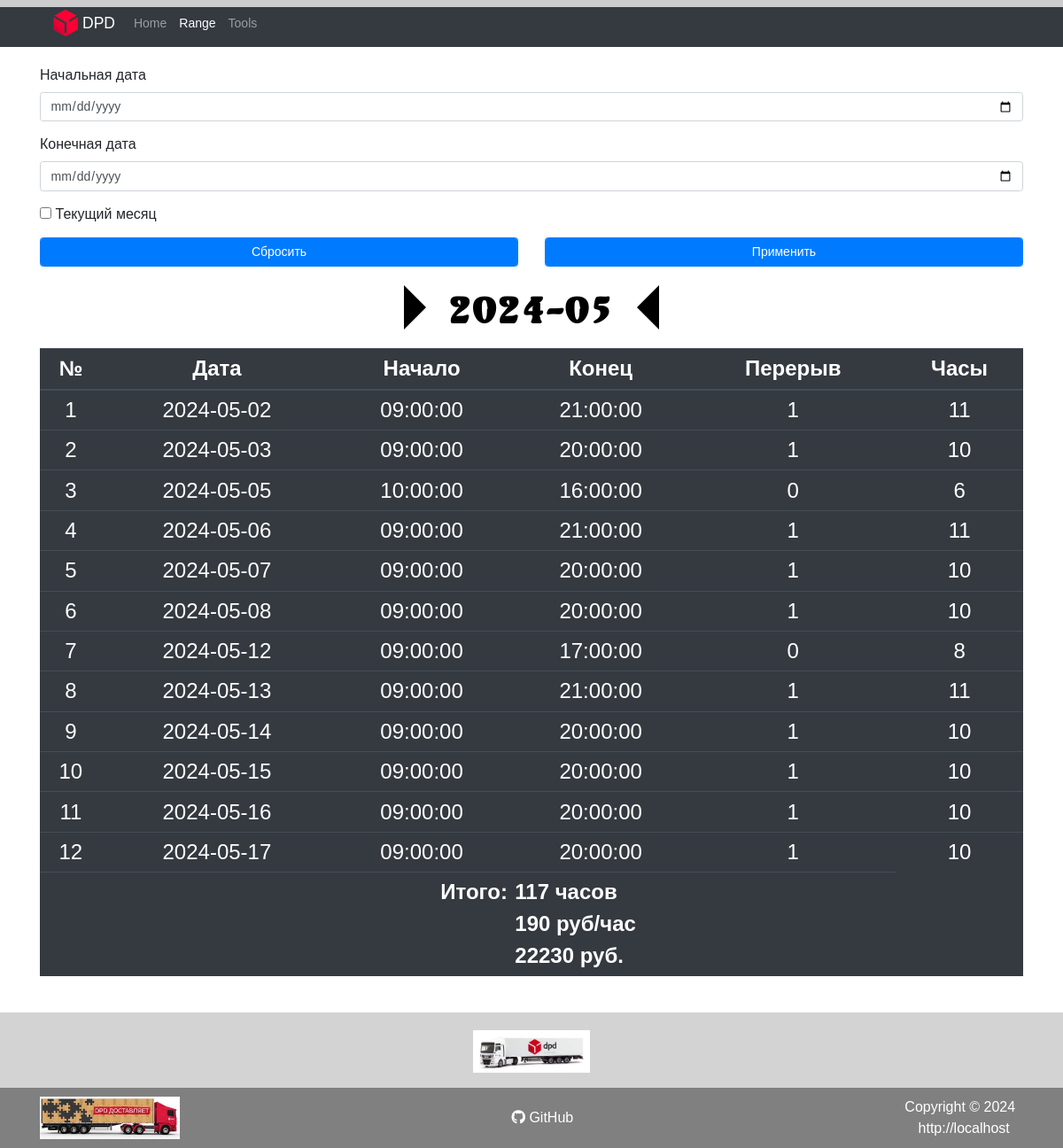
The page /range.php on the database as committed earlier.
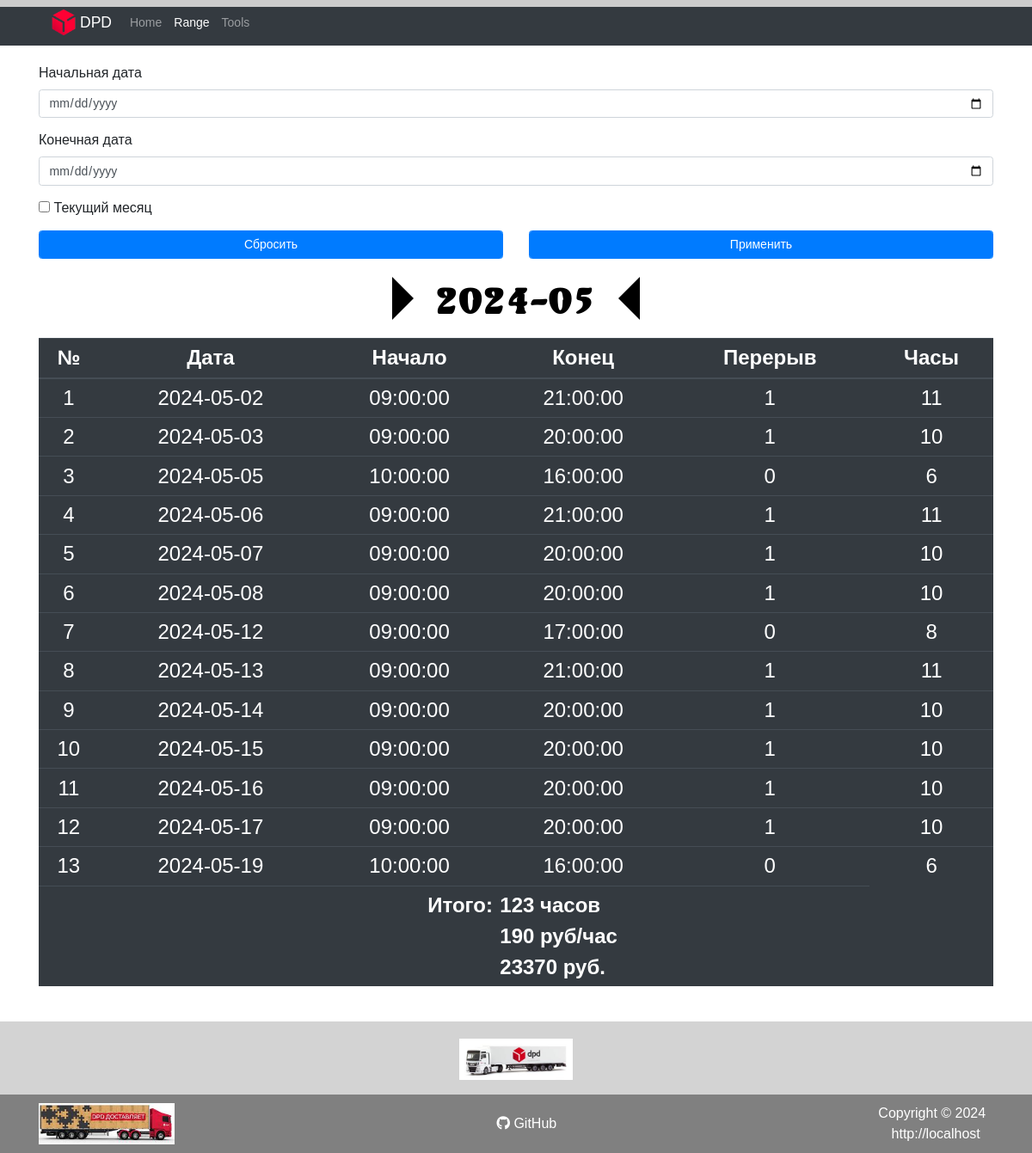
The same page on the database as committed later.
### tables this page shows
CREATE TABLE `work_time` (
  `id` int(11) NOT NULL AUTO_INCREMENT,
  `date` date NOT NULL,
  `time_start` time NOT NULL,
  `time_end` time NOT NULL,
  `break_time` float NOT NULL DEFAULT 1,
  PRIMARY KEY (`id`),
  UNIQUE KEY `date` (`date`)
);

CREATE TABLE `work_price` (
  `id` int(11) NOT NULL AUTO_INCREMENT,
  `since_date` date NOT NULL,
  `price` int(11) NOT NULL,
  PRIMARY KEY (`id`)
);

### assets/php/functions.php (called while the page is built, shortened)
<?php
function get_price($obj, $date_start)
{
  $date_start = strtotime($date_start);
  foreach ($obj as $item) {
    if ($date_start >= strtotime($item['since_date'])) {
      return ($item['price']);
    }
  }
}

### range.php (the view, shortened to what this page needs)
<?php
require_once $_SERVER['DOCUMENT_ROOT'] . "/assets/php/functions.php";
require_once $_SERVER['DOCUMENT_ROOT'] . "/assets/php/connect.php";
$current_month = date('Y-m');
?>
<!DOCTYPE html>
<html lang="ru">
<head>
	<?php require_once $_SERVER['DOCUMENT_ROOT'] . "/assets/php/head.php"; ?>
</head>
<body data-page="2">
	<div class="wrapper">
		<?php require_once $_SERVER['DOCUMENT_ROOT'] . "/assets/php/header.php"; ?>
		<main class="content">
			<div class="container">
				<div class="row">
					<div class="col-12">
						<section class="mb-4 section__form_range">
							<form class="form-range" action="" method="POST">
								<div class="form-group">
									<label for="date">Начальная дата</label>
									<input class="form-control" type="date" id="date_start" name="date_start" required>
								</div>
								<div class="form-group">
									<label for="date">Конечная дата</label>
									<input class="form-control" type="date" id="date_end" name="date_end" required>
								</div>
								<div class="form-group form-check">
									<input type="checkbox" class="form-check-input" id="currentMonthCheck"
										name="currentMonthCheck">
									<label class="form-check-label" for="currentMonthCheck">Текущий
										месяц</label>
								</div>
								<div class="row">
									<div class="col-6">
										<button type="reset" id="btn_reset_form_range"
										class="form-control btn btn-primary">Сбросить</button>
									</div>
									<div class="col-6">
										<button type="submit" class="form-control btn btn-primary">Применить</button>
									</div>
								</div>
							</form>
						</section>
						<?php
						if (isset($_POST) && !empty($_POST) && (!$_POST['currentMonthCheck'])) {
							$date_start = $_POST['date_start'];
							$date_end = $_POST['date_end'];
							$works = $mysqli->query("SELECT * FROM work_time WHERE `date` BETWEEN '$date_start' AND '$date_end' ORDER BY `date` ASC");
							$h2 = "<span>" . $date_start ."</span>" . "<span class='span-separator'> - </span>" . "<span>" .$date_end . "</span>";
						} else {
							$works = $mysqli->query("SELECT * FROM work_time WHERE `date` LIKE '" . $current_month . "-%' ORDER BY `date` ASC");
							$h2 = $current_month;
							$date_start = $works->fetch_assoc()['date'];
						}
						$arr_price = $mysqli->query(" SELECT * FROM `work_price` ORDER BY `since_date` DESC");
						$price = get_price($arr_price, $date_start);
						?>
						<section class="mb-4 section__title">
							<div class="h2__title">
								<span class="arrow-span left_h2 animated fadeInLeft"></span>
								<h2 class="date-title">
									<?= $h2 ?>
								</h2>
								<span class="arrow-span right_h2 animated fadeInRight"></span>
							</div>
						</section>
						<section class="mb-4 section__table">
							<table class="table table-dark table-sm">
								<thead>
									<tr>
										<th scope="col">№</th>
										<th scope="col">Дата</th>
										<th scope="col">Начало</th>
										<th scope="col">Конец</th>
										<th scope="col">Перерыв</th>
										<th scope="col">Часы</th>
									</tr>
								</thead>
								<tbody>
									<?php
									$works_time = 0;
									$i = 1;
									foreach ($works as $work) {
										echo "<tr>";
										echo "<td>";
										echo $i;
										echo "</td>";
										echo "<td>";
										echo $work['date'];
										echo "</td>";
										echo "<td>";
										echo $work['time_start'];
										echo "</td>";
										echo "<td>";
										echo $work['time_end'];
										echo "</td>";
										echo "<td>";
										echo $work['break_time'];
										echo "</td>";
										echo "<td>";
										$work_time = ((strtotime($work['date'] . ' ' . $work['time_end']) - strtotime($work['date'] . ' ' . $work['time_start'])) / 3600) - $work['break_time'];
										echo $work_time;
										echo "</td>";
										echo "</tr>";
										$works_time += $work_time;
										$i++;
									}
									$cash = $works_time * $price;
									?>
									<tr>
										<td class="result_title" colspan="3">
											Итого:
										</td>
										<td class="result_value" colspan="2">
											<?= '<div>' . $works_time . ' часов</div>' ?>
											<?= '<div>' . $price . ' руб/час</div>' ?>
											<?= '<div>' . $cash . ' руб.</div>' ?>
										</td>
									</tr>
								</tbody>
							</table>
						</section>
					</div>
				</div>
			</div>
		</main>
		<?php require_once $_SERVER['DOCUMENT_ROOT'] . "/assets/php/footer.php"; ?>
	</div>
	<div class="progress-wrapper">
		<div class="progress-container">
		</div>
	</div>
</body>
</html>

Rows that differ between the two databases and show on the page:
computed for work_time (number 1 of 13 on the later page): date.price "22230" → "23370"
added work_time: date "2024-05-19", time_start "10:00:00", time_end "16:00:00", break_time "0", work_time "6"
Other text that changed with them:
$works_time: "117" → "123"
